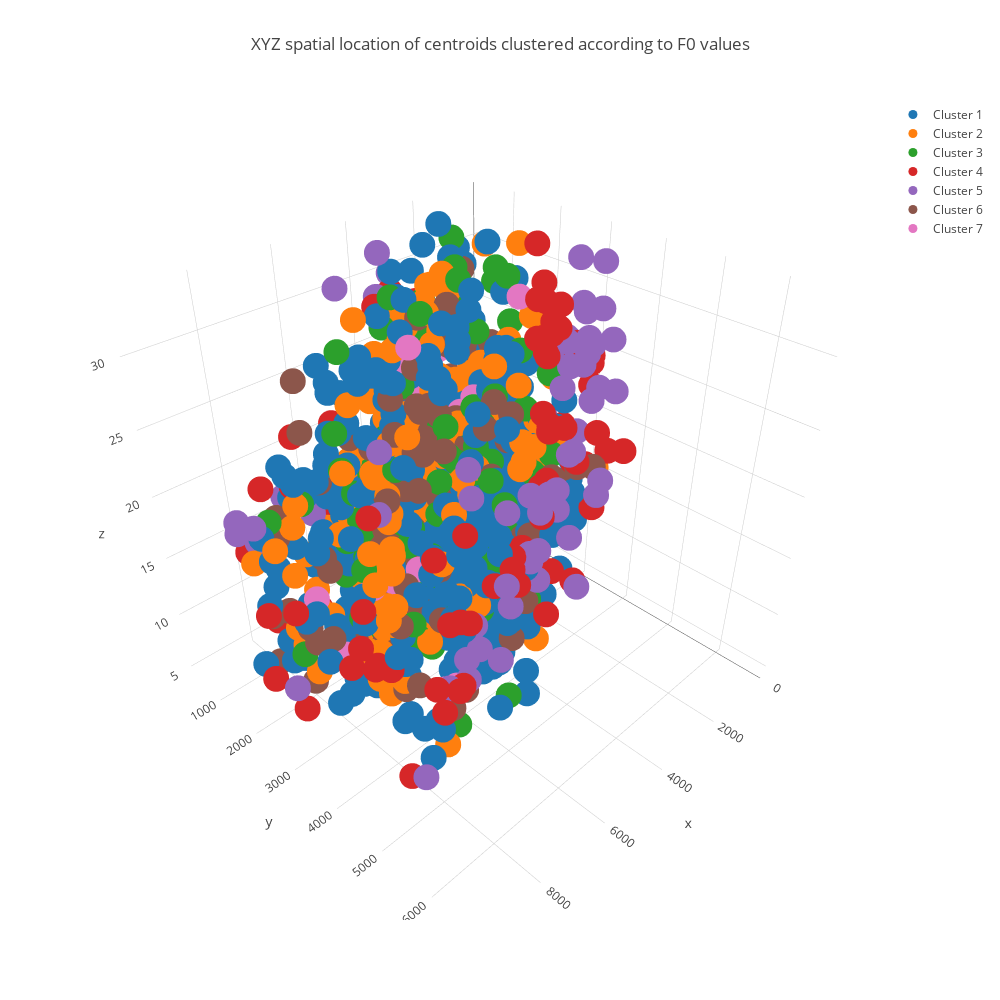

Notebook code for this chart:
### Markdown cell above
## Plot 2: Location of centroids in XYZ plane
The labelled centroids were plotted on the XYZ plane. Function scatter() expects data sorted into subarrays by cluster label.

### Code cell
def scatter(data, i):
    
    trace = go.Scatter3d(
        x = data[:, 0], 
        y = data[:, 1],
        z = data[:, 2],
        mode = 'markers',
        marker = dict(
        size = '9',
        showscale = False,
        ), name = 'Cluster {}'.format(i)
        )
    return trace
trace = [scatter(data, i+1) for i, data in enumerate(cluster_sorted_split)]


layout= go.Layout(
    title= 'XYZ spatial location of centroids clustered according to F0 values',
    hovermode= 'closest',
    height = 1000,
    width = 1000,
    showlegend= True
)
data = trace
fig= go.Figure(data=data, layout=layout)
iplot(fig)
